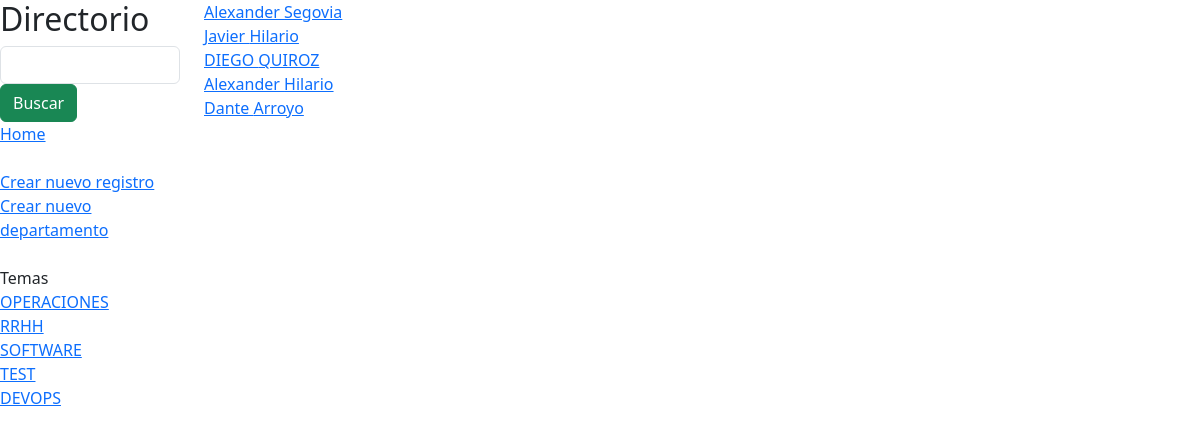
The app's page /app3/ with its own data.
### app3/models.py (models this page shows)
class departamento(models.Model):
    nombreDepartamento = models.CharField(max_length=48, null=True, blank=True)
    descripcionDepartamento = models.CharField(max_length=256, null=True, blank=True)

class persona(models.Model):
    nombre = models.CharField(max_length=32, null=True, blank=True)
    apellido = models.CharField(max_length=32, null=True, blank=True)
    numero = models.CharField(max_length=24, null=True, blank=True)
    email = models.CharField(max_length=48, null=True, blank=True)
    descripcion = models.CharField(max_length=256, null=True, blank=True)
    depaRelacionado = models.ForeignKey(departamento, null=True, blank=True, on_delete=models.SET_NULL)

### app3/views.py (the view)
# urls.py: path('', views.directorio, name='directorio'),
def directorio(request):
    listaDepartamentos = departamento.objects.all().order_by('id')
    listaPersonas = persona.objects.all()
    return render(request,'directorio.html',{
        'listaDepartamentos':listaDepartamentos,
        'listaPersonas':listaPersonas
    })

### app3/templates/directorio.html (shortened to what this page needs)
{% extends "layout.html" %}
{% block contenido %}
    {% for personaInfo in listaPersonas %}
    <div>
        <a href="{% url 'app3:vistaUsuario' personaInfo.id %}">{{ personaInfo.nombre }} {{ personaInfo.apellido }}</a>
    </div>
    {% endfor %}
{% endblock %}

### app3/templates/layout.html (shortened to what this page needs)
{% load static %}
<!DOCTYPE html>
<html>
    <head>
        <link href="https://cdn.jsdelivr.net/npm/bootstrap@5.3.0/dist/css/bootstrap.min.css" rel="stylesheet">
    </head>
    <body>
        <div class="row">
            <div class="col-lg-2" >
                <h2>Directorio</h2>
                <form>
                    <input type="text" class="form-control">
                    <input type="submit" class="btn btn-success" value="Buscar">
                </form>
                <div>
                    <a href="{% url 'app3:directorio' %}">Home</a>
                </div>
                <br>
                <div>
                    <a href="{% url 'app3:nuevoRegistro' %}">Crear nuevo registro</a>
                </div>
                <div>
                    <a href="{% url 'app3:nuevoDepartamento' %}">Crear nuevo departamento</a>
                </div>
                <br>
				Temas
                {% for departamentoInfo in listaDepartamentos %}
                <div>
                    <a href="{% url 'app3:vistaDepartamento' departamentoInfo.id %}">{{ departamentoInfo.nombreDepartamento }}</a>
                </div>
                {% endfor %}
            </div>
            <div class="col-lg-10">
                {% block contenido %}
                {% endblock %}
            </div>
        </div>
    </body>
</html>

### records on screen
departamento: nombreDepartamento "OPERACIONES"
departamento: nombreDepartamento "RRHH"
departamento: nombreDepartamento "SOFTWARE"
departamento: nombreDepartamento "TEST"
departamento: nombreDepartamento "DEVOPS"
persona: nombre "Alexander", apellido "Segovia"
persona: nombre "Javier", apellido "Hilario"
persona: nombre "DIEGO", apellido "QUIROZ"
persona: nombre "Alexander", apellido "Hilario"
persona: nombre "Dante", apellido "Arroyo"
